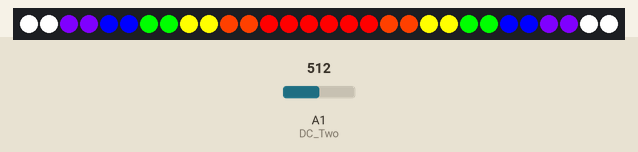
Simulated run of this sketch. Board: Arduino Uno, built with avr-gcc and run on an emulated ATmega328P. On the bench: 30 RGB LEDs in strip order, left to right. The inputs (shaded band) are chosen by the test bench; at power-on: A1 (DC_Two) = 512. Dim RGB values are drawn brighter than linear; what the sketch prints to the serial monitor is not drawn.

Above: at 1.2 s.
1.3 s: A1 (DC_Two) set to 207
At 2.0 s:
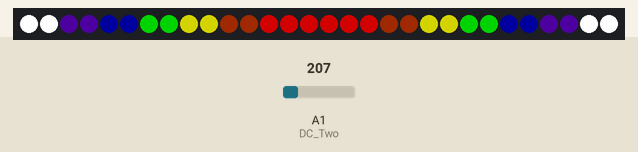
2.8 s: A1 (DC_Two) set to 181
At 3.4 s:
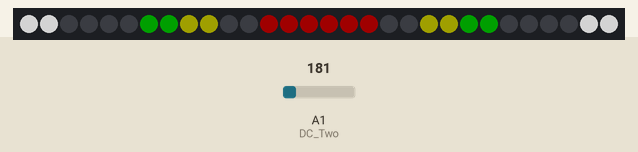
4.3 s: A1 (DC_Two) set to 122
At 5.3 s:
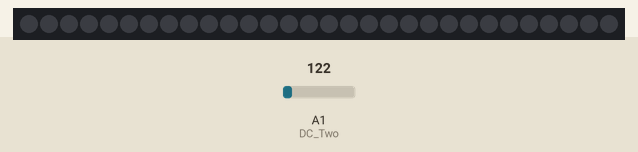
5.8 s: A1 (DC_Two) set to 141
8.8 s: A1 (DC_Two) set to 164
At 10.0 s:
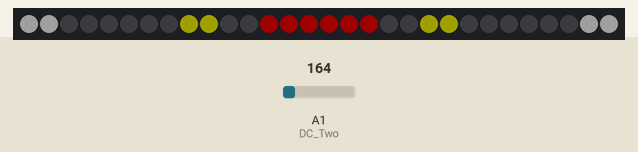
10.3 s: A1 (DC_Two) set to 0
At 11.4 s:
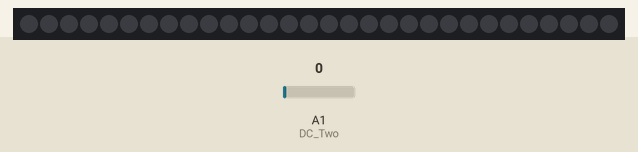
Timing chart, 0 to 13.3 s (numbered marks = the images above; inputs shaded):
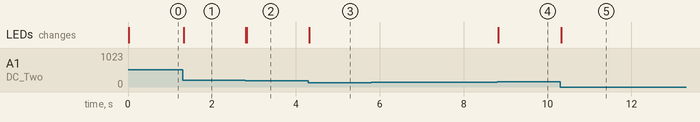

Measured:
- the behaviour switches between 200 and 199 on A1 (DC_Two) (found by bisection; images 1 and 2)
- the behaviour switches between 149 and 150 on A1 (DC_Two) (found by bisection; images 3 and 4)
- after the input at 1.3 s, the LEDs: change at once (image 1)
- after the input at 2.8 s, the LEDs: first change at once (image 2 shows a later state)
- after the input at 4.3 s, the LEDs: change at once (image 3)
- after the input at 5.8 s, every drawn part: stays the same
- after the input at 8.8 s, the LEDs: change at once (image 4)
- after the input at 10.3 s, the LEDs: change at once (image 5)

The sketch:

Audio_Visualizer_Mono.ino
```cpp
#include <Adafruit_NeoPixel.h>

//********************Spectrum Shield pin connections************************************************************************************************************************************************************************
#define STROBE 4
#define RESET 5
#define DC_One A0
#define DC_Two A1
#define PIN 3
#define LEDNUM 30
#define BAND_NUM 7
#define OFFTHRESH  0.000
#define LOWTHRESH  0.125
#define MIDTHRESH  0.500
#define HIGHTHRESH 1.000
Adafruit_NeoPixel strip = Adafruit_NeoPixel(LEDNUM , PIN, NEO_GRB + NEO_KHZ800);

//********************Define spectrum variables******************************************************************************************************************************************************************************
int freq_band;
int StereoLeft[BAND_NUM];
int StereoRight[BAND_NUM];
//              R     O    Y    G    B    P    W
int Red[]     ={255, 255, 255,   0,   0, 127, 255};
int Green[]   ={  0,  64, 255, 255,   0,   0, 255};
int Blue[]    ={  0,   0,   0,   0, 255, 255, 255};
int lowcut[]  ={150, 200, 150, 175, 200, 200, 150};
int midcut[]  ={200, 250, 200, 200, 300, 225, 175};
int highcut[] ={250, 500, 250, 300, 500, 275, 200};
int Mono[BAND_NUM];
int i;

//********************Setup Loop********************************************************************************************************************************************************************************************

void setup() {

//********************Set spectrum Shield pin configurations*****************************************************************************************************************************************************************

  Serial.begin (9600);
  pinMode(STROBE, OUTPUT);
  pinMode(RESET, OUTPUT);
  pinMode(DC_One, INPUT);
  pinMode(DC_Two, INPUT);
  digitalWrite(STROBE, HIGH);
  digitalWrite(RESET, HIGH);

//********************Initialize Strip***************************************************************************************************************************************************************************************+

  strip.begin();
  strip.setPixelColor(0, strip.Color(0,0,0));
  strip.show();

//********************Initialize Spectrum Analyzers**************************************************************************************************************************************************************************

  digitalWrite(STROBE, LOW);
  delay(1);
  digitalWrite(RESET, HIGH);
  delay(1);
  digitalWrite(STROBE, HIGH);
  delay(1);
  digitalWrite(STROBE, LOW);
  delay(1);
  digitalWrite(RESET, LOW);
}

//********************Main Function Loop************************************************************************************************************************************************************************************

void loop() {
  Read_Frequencies();
  Graph_Frequencies();
  Display_lights();
}

//********************Pull frquencies from Spectrum Shield*******************************************************************************************************************************************************************

void Read_Frequencies(){

//********************Read frequencies for each band*************************************************************************************************************************************************************************

  for (freq_band = 0; freq_band<BAND_NUM; freq_band++)
  {
    StereoLeft[freq_band] = analogRead(DC_Two);
    StereoRight[freq_band] = analogRead(DC_Two);
    Mono[freq_band] = (StereoLeft[freq_band]+ StereoRight[freq_band])/2;
    digitalWrite(STROBE, HIGH);
    digitalWrite(STROBE, LOW);
  }
}

//********************Serial Plotter*****************************************************************************************************************************************************************************************

void Graph_Frequencies(){
 Serial.print(500);
  Serial.print(" ");
 Serial.print(0);
  Serial.print(" ");

//********************Choose Which Frequency to Graph************************************************************************************************************************************************************************

// Serial.println(Mono[0]);
// Serial.println(Mono[1]);
// Serial.println(Mono[2]);
// Serial.println(Mono[3]);
// Serial.println(Mono[4] );
//  Serial.println(Mono[5]);
//  Serial.println(Mono[6]);
}


void Display_lights(){
  for(int i=0;i<BAND_NUM;i++){

//********************Creating Threshhold for Each color********************************************************************************************************************************************************************

double threshold = HIGHTHRESH;
  if (Mono[i]<lowcut[i]){
   threshold = OFFTHRESH ;
  }
  if (Mono[i]>=lowcut[i] && Mono[i]<midcut[i]){
    threshold = LOWTHRESH ;
  }
  if (Mono[i]>=midcut[i] && Mono[i]<highcut[i]){
    threshold = MIDTHRESH;
  }
  if (Mono[i]>=highcut[i]){
    threshold = HIGHTHRESH;
  }
uint32_t color = strip.Color( Red[i]*threshold, Green[i]*threshold, Blue[i]*threshold);

int CENTER = LEDNUM/2;

//********************Left***************************************************************************************************************************************************************************************************

    if (i == 0){
      strip.setPixelColor(CENTER-i*2 , color );
    }
    strip.setPixelColor(CENTER+i*2+1 , color );
    strip.setPixelColor(CENTER+i*2+2 , color );

//********************Right**************************************************************************************************************************************************************************************************

  if (i == 0){
    strip.setPixelColor(CENTER-i*2-1 , color );
  }
  strip.setPixelColor(CENTER-i*2-2 , color );
  strip.setPixelColor(CENTER-i*2-3 , color );
  strip.show ();
}
 delay(10);
}
```
